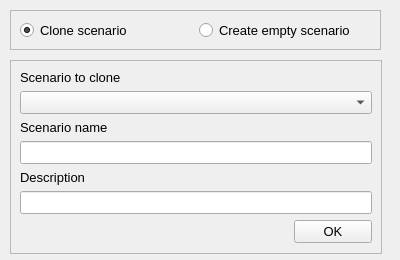
<?xml version="1.0" encoding="UTF-8"?>
<ui version="4.0">
 <class>Form</class>
 <widget class="QWidget" name="Form">
  <property name="geometry">
   <rect>
    <x>0</x>
    <y>0</y>
    <width>400</width>
    <height>260</height>
   </rect>
  </property>
  <property name="font">
   <font>
    <pointsize>10</pointsize>
   </font>
  </property>
  <property name="windowTitle">
   <string>Form</string>
  </property>
  <widget class="QFrame" name="frame">
   <property name="geometry">
    <rect>
     <x>10</x>
     <y>10</y>
     <width>371</width>
     <height>40</height>
    </rect>
   </property>
   <property name="frameShape">
    <enum>QFrame::StyledPanel</enum>
   </property>
   <property name="frameShadow">
    <enum>QFrame::Raised</enum>
   </property>
   <layout class="QHBoxLayout" name="horizontalLayout">
    <item>
     <widget class="QRadioButton" name="rdo_clone">
      <property name="font">
       <font>
        <pointsize>10</pointsize>
       </font>
      </property>
      <property name="text">
       <string>Clone scenario</string>
      </property>
      <property name="checked">
       <bool>true</bool>
      </property>
     </widget>
    </item>
    <item>
     <widget class="QRadioButton" name="rdo_create">
      <property name="text">
       <string>Create empty scenario</string>
      </property>
     </widget>
    </item>
   </layout>
  </widget>
  <widget class="QFrame" name="frame_2">
   <property name="geometry">
    <rect>
     <x>10</x>
     <y>60</y>
     <width>372</width>
     <height>194</height>
    </rect>
   </property>
   <property name="frameShape">
    <enum>QFrame::StyledPanel</enum>
   </property>
   <property name="frameShadow">
    <enum>QFrame::Raised</enum>
   </property>
   <layout class="QFormLayout" name="formLayout">
    <item row="0" column="0">
     <widget class="QLabel" name="label_1">
      <property name="text">
       <string>Scenario to clone</string>
      </property>
     </widget>
    </item>
    <item row="1" column="0" colspan="2">
     <widget class="QComboBox" name="cob_scenarios"/>
    </item>
    <item row="2" column="0">
     <widget class="QLabel" name="label_2">
      <property name="text">
       <string>Scenario name</string>
      </property>
     </widget>
    </item>
    <item row="3" column="0" colspan="2">
     <widget class="QLineEdit" name="txt_name"/>
    </item>
    <item row="4" column="0">
     <widget class="QLabel" name="label_3">
      <property name="text">
       <string>Description</string>
      </property>
     </widget>
    </item>
    <item row="5" column="0" colspan="2">
     <widget class="QLineEdit" name="txt_desc"/>
    </item>
    <item row="6" column="0">
     <spacer name="hspace_1">
      <property name="orientation">
       <enum>Qt::Horizontal</enum>
      </property>
      <property name="sizeHint" stdset="0">
       <size>
        <width>268</width>
        <height>21</height>
       </size>
      </property>
     </spacer>
    </item>
    <item row="6" column="1">
     <widget class="QPushButton" name="but_run">
      <property name="text">
       <string>OK</string>
      </property>
     </widget>
    </item>
   </layout>
  </widget>
 </widget>
 <resources/>
 <connections/>
</ui>
